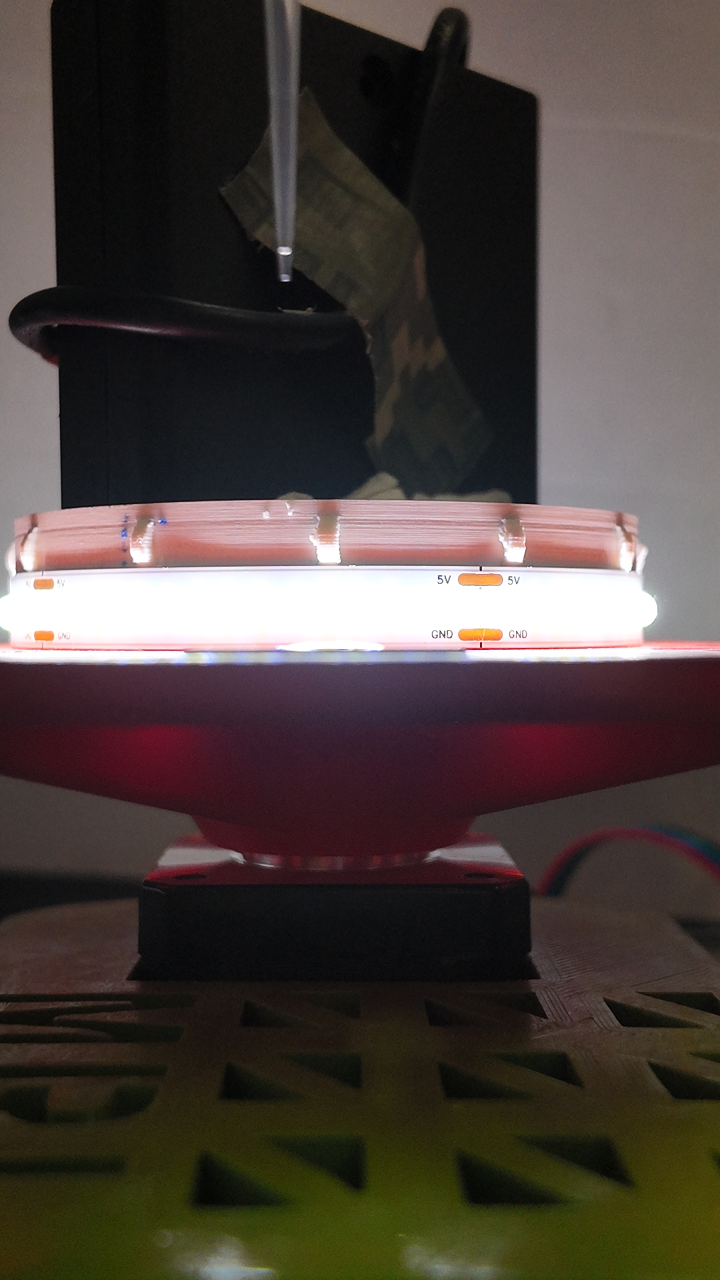
#> input picture benchMarking/toluene, silicon/Toluene.Silicon2.JPG, 2160 x 3840 px, found by its file name (shown at 1/3 size)
$ python size.py
#> lines starting #> are read from the running program, lines starting #| are printed output that depends on the picture
import cv2 as cv

img = cv.imread('OT-2 Image analysis/benchMarking/toluene, silicon/Toluene.Silicon2.JPG')
#> img is the input picture: shape (3840, 2160, 3); mean B, G, R 60.3, 65, 74.6
print(img.shape)
#| (3840, 2160, 3)
img = img[1900:2000, 825:1200]
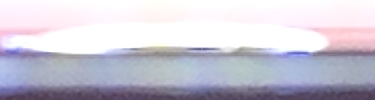
#> img: shape (100, 375, 3); mean B, G, R 211.9, 198.5, 201.5

cv.imwrite("OT-2 Image analysis/benchMarking/toluene, silicon/crop.png", img)

$ run again, with benchMarking/toluene, silicon/Toluene.Silicon1.JPG copied over benchMarking/toluene, silicon/Toluene.Silicon2.JPG
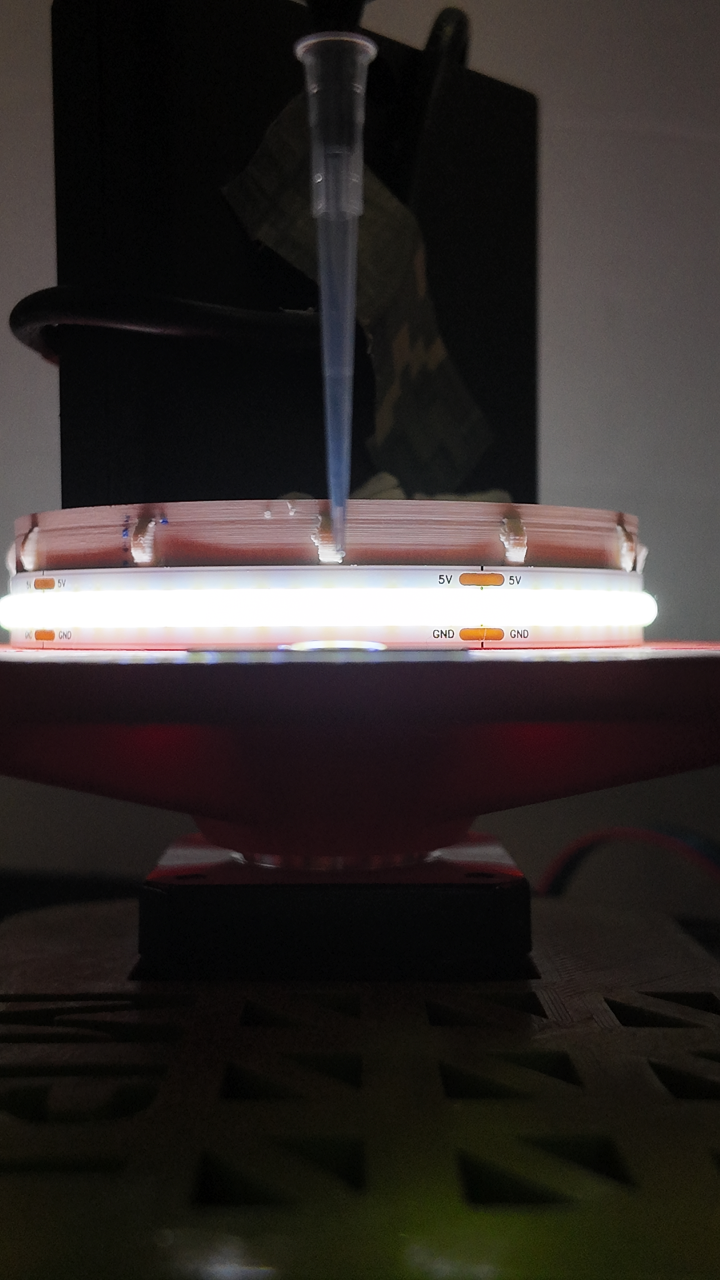
#> input picture benchMarking/toluene, silicon/Toluene.Silicon1.JPG, 2160 x 3840 px, found by its file name (shown at 1/3 size)
#> img is the input picture: shape (3840, 2160, 3); mean B, G, R 42.7, 44.5, 50.1
#| (3840, 2160, 3)
#> `img = img[1900:2000, 825:1200]`:
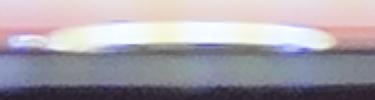
#> img: shape (100, 375, 3); mean B, G, R 169.5, 160.9, 166.2
